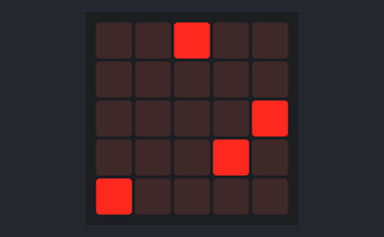
This program was run on a simulated BBC micro:bit (MakeCode). On the bench: the board's 5×5 LED display. The clock reads 2024-03-15 10:24:30 at power-on unless the program sets it; the interpreter's speed is modelled, so counts of loop turns are approximate.

Above: at 0.1 s.
At 15.1 s:
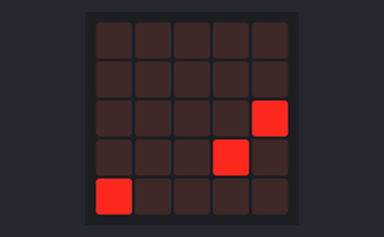
At 33.1 s:
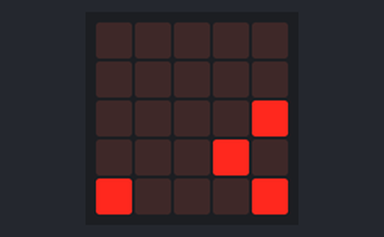
At 64.1 s:
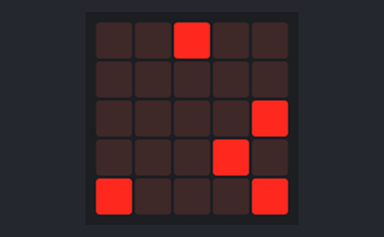
At 95.1 s:
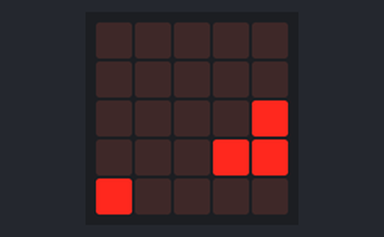
At 128.1 s:
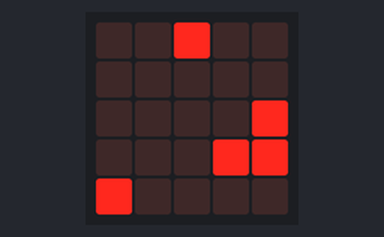

Measured:
- what the display in image 1 shows lasts 1.0 s, from 15.0 s to 16.0 s

The program:

main.ts
```typescript
// Convert decimal number to binary
function toBinary (v: number): any {
    if (v == 1) {
        return "1"
    }
    if (v == 0) {
        return "0"
    }
    return "" + toBinary(Math.floor(v / 2)) + v % 2
}
// show time in BCD code
function time_bcd (hour: number, minutes: number) {
    hourdes = Math.trunc(hour / 10)
    hourjed = hour - hourdes * 10
    mindes = Math.trunc(minutes / 10)
    minjed = minutes - mindes * 10
    hourdesbin = zleva(toBinary(hourdes))
    hourjedbin = zleva(toBinary(hourjed))
    mindesbin = zleva(toBinary(mindes))
    minjedbin = zleva(toBinary(minjed))
    sloupec(minjedbin, 4)
    sloupec(mindesbin, 3)
    sloupec(hourjedbin, 1)
    sloupec(hourdesbin, 0)
}
// Add zeros from left if necessary
function zleva (co: string) {
    pom = co
    while (pom.length < 5) {
        pom = "0" + pom
    }
    return pom
}
// show binary number as column on led matrix
// max number is 31
function sloupec (co: string, col: number) {
    for (let i = 0; i <= 4; i++) {
        pom2 = co.substr(i, 1)
        if (pom2 == "1") {
            led.plot(col, i)
        } else {
            led.unplot(col, i)
        }
    }
}
/**
 * seconds
 */
/**
 * User guide:
 *
 * 1. connect micro:bit device
 *
 * 2. set variables "hodiny", "minuty" and "sekundy" to some very close future time
 *
 * 3. wait until current time correspods to variables setting
 *
 * 4. upload programm to device
 */
let sekundy = 0
let minuty = 0
let hodiny = 0
let pom2 = ""
let pom = ""
let minjedbin = ""
let mindesbin = ""
let hourjedbin = ""
let hourdesbin = ""
let minjed = 0
let mindes = 0
let hourjed = 0
let hourdes = 0
basic.clearScreen()
let ds = DS1302.create(DigitalPin.P13, DigitalPin.P14, DigitalPin.P15)
basic.forever(function () {
    hodiny = ds.getHour()
    minuty = ds.getMinute()
    sekundy = ds.getSecond()
    time_bcd(hodiny, minuty)
    if (sekundy % 2 == 0) {
        led.plot(2, 0)
    } else {
        led.unplot(2, 0)
    }
})
```

test.ts
```typescript
// Tady jsou testy. Při použití tohoto balíčku jako rozšíření nebude zkompilováno.
```
